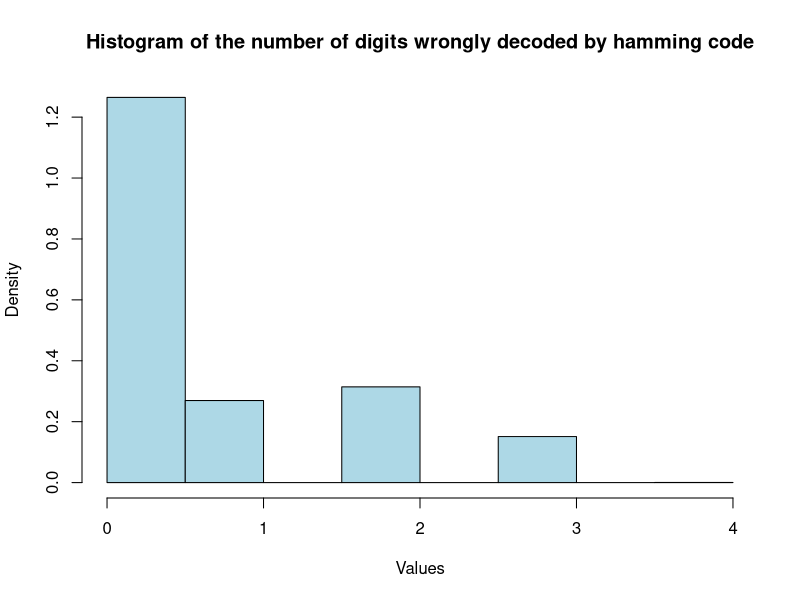
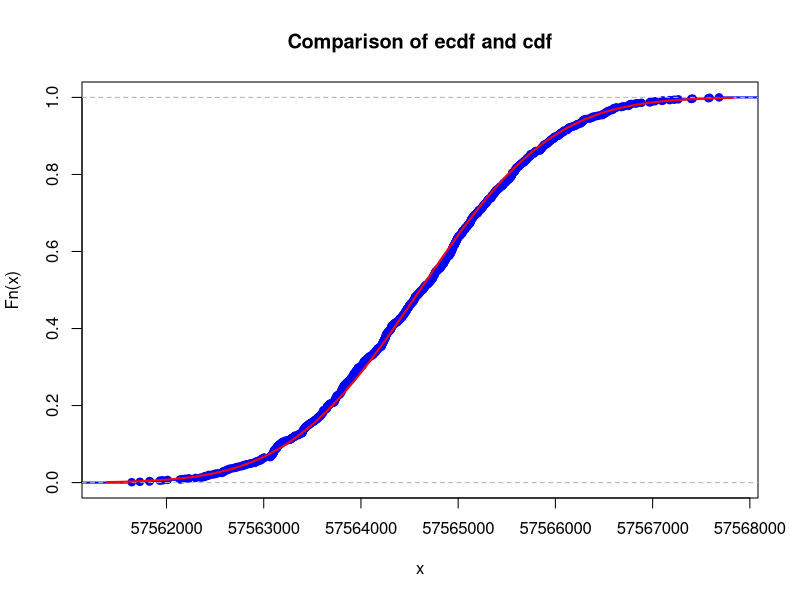
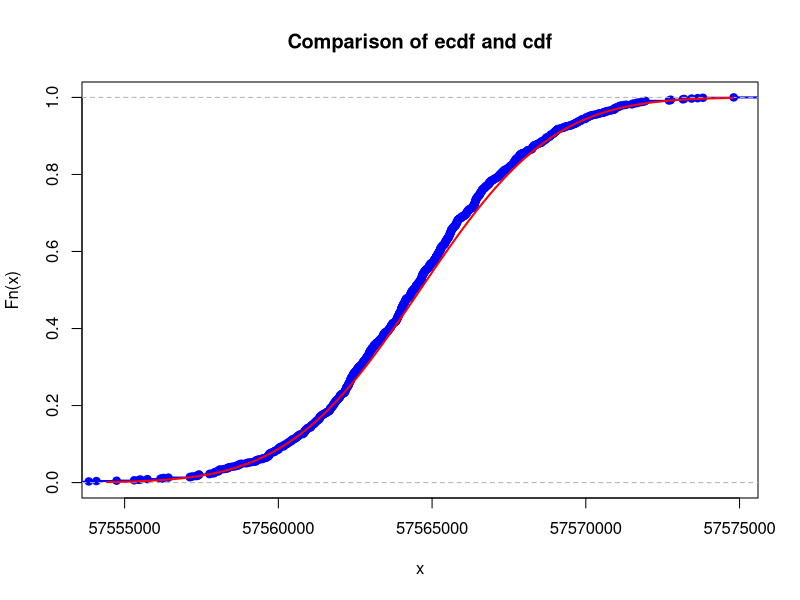
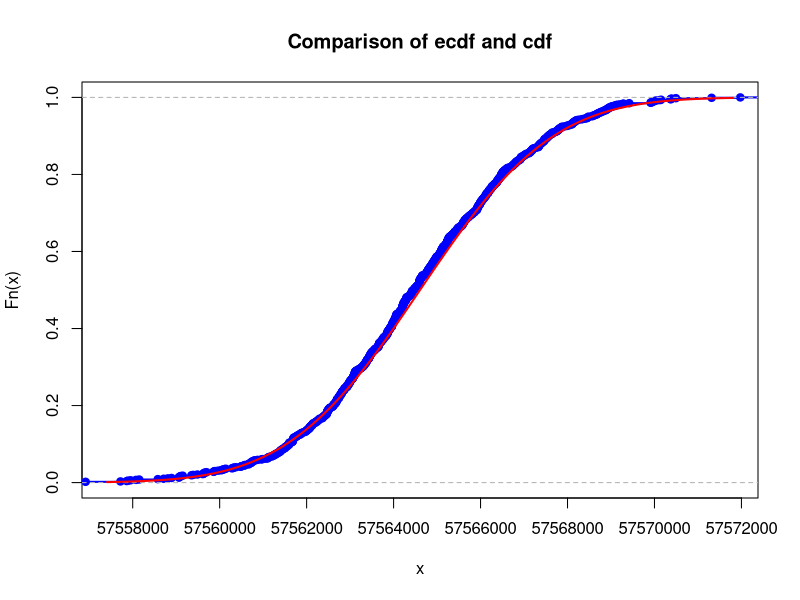
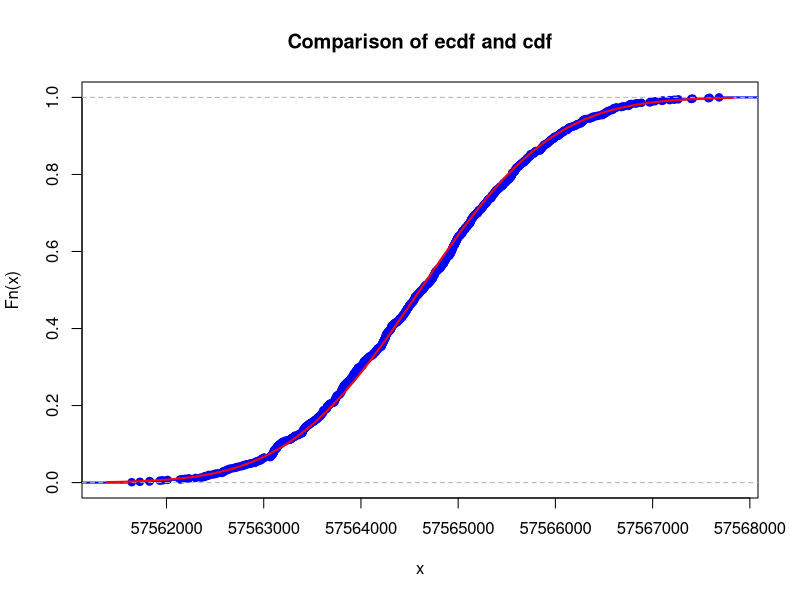

Write the R code that produced these figures, in order. (Note: this script raises an error after producing the figures.)
## ---- chunk 1
set.seed(18)

## ---- chunk 2
# your team id number 
                          ###
id <- 18                  ### Change to the correct id!
                          ###
set.seed(id)
p <- id/100
# matrices G and H
G <- matrix(c(1, 1, 1, 0, 0, 0, 0,
		1, 0, 0, 1, 1, 0, 0,
		0, 1, 0, 1, 0, 1, 0,
		1, 1, 0, 1, 0, 0, 1), nrow = 4, byrow = TRUE)
H <- t(matrix(c(1, 0, 1, 0, 1, 0, 1,
		0, 1, 1, 0, 0, 1, 1,
		0, 0, 0, 1, 1, 1, 1), nrow = 3, byrow = TRUE))
# cat("The matrix G is: \n") 
# G  
# cat("The matrix H is: \n") 
# H
# cat("The product GH must be zero: \n")
# (G%*%H) %%2
## ---- chunk 3
# generate N messages
set.seed(id)
N = 1000000

message_generator <- function(N) {
  matrix(sample(c(0,1), 4*N, replace = TRUE), nrow = N)
}  
msgs <- message_generator(N)
codewords <- (msgs %*% G) %% 2
## ---- chunk 4

# '1' stands for an err in its position
set.seed(id)
err_pr <- c(1-p, p)   # probabilities of getting a wrong bit
errors <- matrix(sample(x =0:1, prob = err_pr, size = N*7, replace = T), ncol = 7, nrow =(N))#, nrow = N, ncol = 7);

received <- xor(codewords, errors) %% 2
corrections <- (received %*% H) %% 2
correct.at = apply(corrections, MARGIN = 1, FUN = function(x) x[1]*1+x[2]*2+x[3]*4 )
# flipping bits to correct the message. works correctly for only one error or zero 
for (i in 1:N) {
  received[i, correct.at[i]] = !received[i, correct.at[i]]
}

msgs.rec <- received[,c(3, 5, 6, 7)]
hamming.dist <- rowSums (xor(msgs.rec, msgs) %%2)



## ---- chunk 5
p.theoretical = (1-p)^7 + 7*p*(1-p)^6
print(p.theoretical)
## ---- chunk 6
p.empirical = (length(hamming.dist[hamming.dist == 0]))/N
print(p.empirical)
## ---- chunk 7
epsilon = 0.03
sigma = sqrt(p.theoretical*(1-p.theoretical))
n = floor((1.96*(sigma)/epsilon)^2) + 1
print(n)
## ---- chunk 8
hist(hamming.dist,
    probability = TRUE,
    breaks = 6,
   #breaks = seq(0.5,6.6),
    main = paste("Histogram of the number of digits wrongly decoded by hamming code"),
    col = "lightblue",
    xlab = "Values",
    xlim = c(0,4)
    )
## ---- chunk 9
teamid = 18
lambda <- log(2)/(30.1*31536000)  # change this!
N <- teamid*6*10**17/137     # change this!
mu <- N * lambda
print(mu)
## ---- chunk 10
set.seed(teamid)
K <- 1e3
n <- 50  # change N
sample_means <- colMeans(matrix(rpois(n*K, lambda = mu), nrow=n))
## ---- chunk 11


mu <- mu   # mu = n * mu / n
sigma <- sqrt(mu/n)   # sd = sqrt(Var[mean])/n = sqrt(n*Var[one]) / n = sqrt(mu/n)
## ---- chunk 12
xlims <- c(mu-3*sigma, mu+3*sigma)
Fs <- ecdf(sample_means)

plot(Fs, 
     xlim = xlims, 
     ylim = c(0,1),
     col = "blue",
     lwd = 2,
     main = "Comparison of ecdf and cdf")
curve(pnorm(x, mean = mu, sd = sigma), col = "red", lwd = 2, add = TRUE)

## ---- chunk 13
xl <- seq(mu-3*sigma, mu+3*sigma, by=0.01)

max_diff <- max(abs(ecdf(sample_means)(xl)-pnorm(xl, mean = mu,  sd = sigma)))

cat("For N =", n, "maximal difference between the two c.d.f.’s =", max_diff)
## ---- chunk 14
mean_results_on_N <- function(n, K){
  teamid = 18
  set.seed(teamid)
  
  lambda <- log(2)/(30.1*31536000)
  N <- teamid*6*10**17/137
  mu <- N * lambda
  
  sample_means <- colMeans(matrix(rpois(n*K, lambda = mu), nrow=n)) # create samples ( s1, s2, s.. sk)

  # obtain Normal distr parameters
  mu <- mu   # change this!
  sigma <- sqrt(mu/n)   # change this!
  
  # get ecdf
  Fs <- ecdf(sample_means)
  
  # plot results
  xlims <- c(mu-3*sigma, mu+3*sigma)
  plot(Fs, 
       xlim = xlims, 
       ylim = c(0,1),
       col = "blue",
       lwd = 2,
       main = "Comparison of ecdf and cdf")
  # plot normal dist cdf
  curve(pnorm(x, mean = mu, sd = sigma), col = "red", lwd = 2, add = TRUE)
  
  # calculate maximal difference
  xl <- seq(mu-3*sigma, mu+3*sigma, by=0.01)
  max_diff <- max(abs(ecdf(sample_means)(xl)-pnorm(xl, mean = mu, sd = sigma)))
  cat("For N =", n, "maximal difference between the two c.d.f.’s =", max_diff, "\n")
  
  return(sample_means)
}
samples <-mean_results_on_N(5, 1e3)
samples <-mean_results_on_N(10, 1e3)
samples <-mean_results_on_N(50, 1e3)
## ---- chunk 15
sum_results_on_N <- function(n, K){
  teamid = 18
  set.seed(teamid)
  
  lambda <- log(2)/(30.1*31536000)
  N <- teamid*6*10**17/137
  mu <- N * lambda
  
  sample_sums <- colSums(matrix(rpois(n*K, lambda = mu), nrow=n))

  mu <- mu   # change this!
  sigma <- sqrt(mu/n)   # change this!
  thres = 8*10**8
  emprob <- sum(sample_sums<tres)/K
  return(emprob)

}
x = 12
while(TRUE){
  curr_result <-sum_results_on_N(x, 1e3)
  cat("For n =", x, "Empirical Probability is ", curr_result, "\n")
  if (curr_result < 0.95){
    cat("Maximal value of n:", x-1)
    break
  }
  x = x + 1
}

## ---- chunk 16
teamid = 18
nu1 <- 10  + teamid  # change this!
K <- 1e3
n <- 5
sample_means <- colMeans(matrix(rexp(n*K, rate = nu1), nrow=n))
## ---- chunk 17
mu <- 1/nu1   # change this!
sigma <- 1/(nu1*sqrt(n))   # change this!
## ---- chunk 18
xlims <- c(mu-3*sigma,mu+3*sigma)
Fs <- ecdf(sample_means)
plot(Fs, 
     xlim = xlims, 
     col = "blue",
     lwd = 2,
     main = "Comparison of ecdf and cdf")
curve(pnorm(x, mean = mu, sd = sigma), col = "red", lwd = 2, add = TRUE)


xl <- seq(mu-3*sigma, mu+3*sigma, by=0.01)
max_diff <- max(abs(ecdf(sample_means)(xl)-pnorm(xl, mean = mu, sd = sigma)))
cat("For N =", n, "maximal difference between the two c.d.f.’s =", max_diff, "\n")
## ---- chunk 19
mean_results_on_N <- function(n, K){
  teamid = 18
  set.seed(teamid)
  nu1 <- teamid + 10
  
  sample_means <- colMeans(matrix(rexp(n*K, rate = nu1), nrow=n))

  # obtain Normal distr parameters
  mu <- 1/nu1   # change this!
  sigma <- 1/(nu1*sqrt(n))   # change this!
  
  # get ecdf
  Fs <- ecdf(sample_means)
  
  # plot results
  xlims <- c(mu-3*sigma, mu+3*sigma)
  plot(Fs, 
       xlim = xlims, 
       ylim = c(0,1),
       col = "blue",
       lwd = 2,
       main = "Comparison of ecdf and cdf")
  # plot normal dist cdf
  curve(pnorm(x, mean = mu, sd = sigma), col = "red", lwd = 2, add = TRUE)
  
  # calculate maximal difference
  xl <- seq(mu-3*sigma, mu+3*sigma, by=0.01)
  max_diff <- max(abs(ecdf(sample_means)(xl)-pnorm(xl, mean = mu, sd = sigma)))
  cat("For N =", n, "maximal difference between the two c.d.f.’s =", max_diff, "\n")
  
  return(sample_means)
}
res <- mean_results_on_N(5, 1e3)
res <- mean_results_on_N(10, 1e3)
res <-mean_results_on_N(50, 1e3)
## ---- chunk 20
sum_results_on_N <- function(N, K){
  teamid = 18
  set.seed(teamid)
  n <- 100
  nu <- (teamid + 10)*N
  sample_sums <- colSums(matrix(rexp(n*K, rate = nu), nrow=n))

  thres <- 1
  eprob <- sum(sample_sums<thres)/K
  return (eprob)
}
print(sum_results_on_N(4, 1e3))

x = 6
while(TRUE){
  curr_result <-sum_results_on_N(x, 1e3)
  cat("For n =", x, "Empirical Probability is ", curr_result, "\n")
  if (curr_result < 0.95){
    cat("Maximal value of n:", x+1)
    break
  }
  x = x - 1
}

